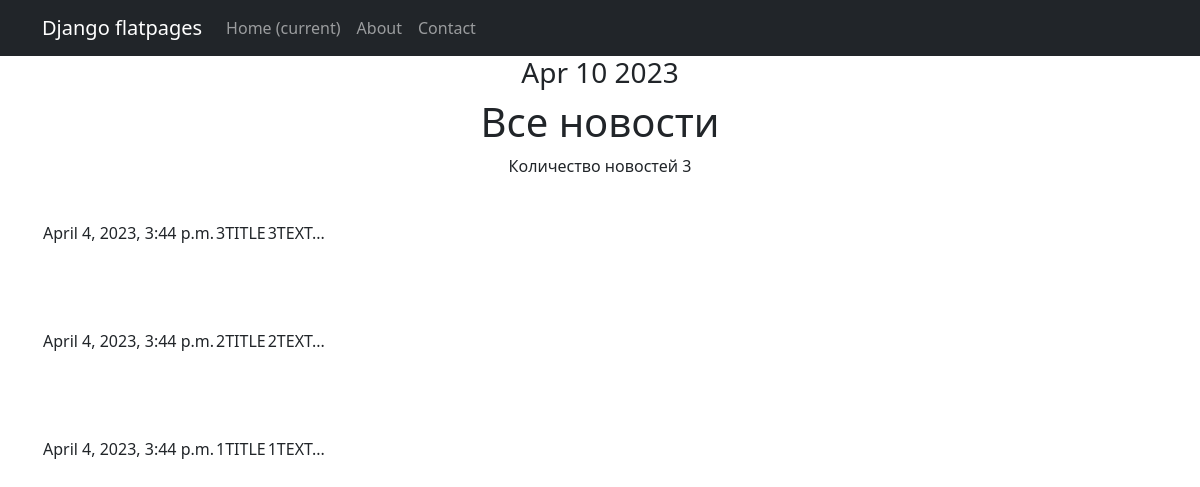
The page /news/ on the database as committed earlier.
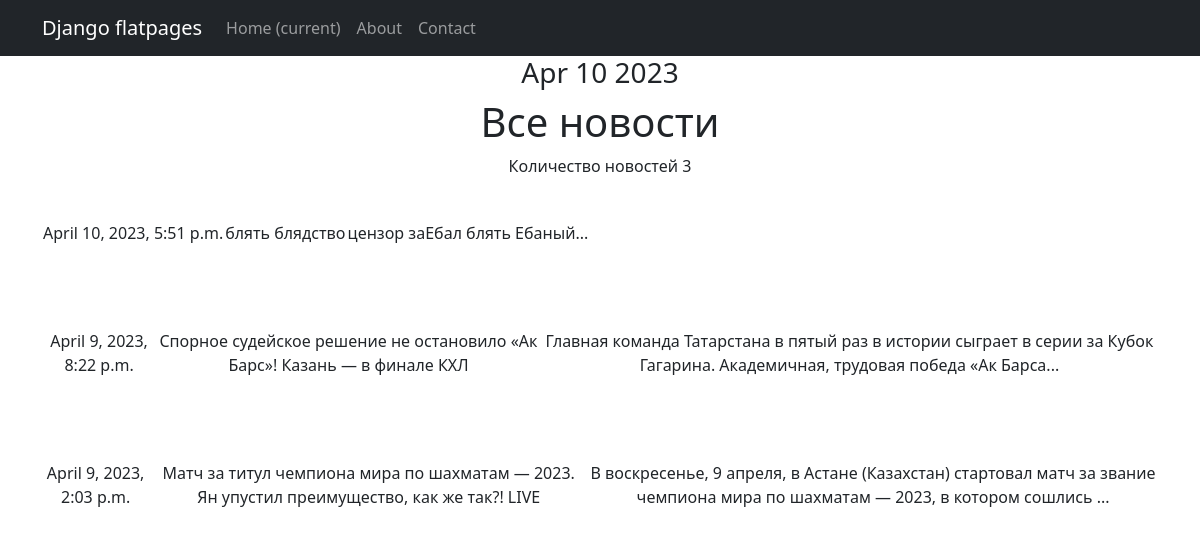
The same page on the database as committed later.
### newsapp/models.py (models this page shows, shortened)
class Post(models.Model):  # Статьи и новости, которые создают пользователи
	author = models.ForeignKey(Author, on_delete=models.CASCADE)
	ARTICLE = 'AR'
	NEWS = 'NE'
	CATEGORY = ((NEWS, 'Новость'), (ARTICLE, 'Статья'),)
	choice_category = models.CharField(max_length=2, choices=CATEGORY, default=NEWS)
	date_creation = models.DateTimeField(auto_now_add=True)
	post_category = models.ManyToManyField(Category, through='PostCategory')
	title = models.CharField(max_length=255)
	text = models.TextField()
	rating = models.SmallIntegerField(default=0)
	def preview(self):  # Возвращает начало статьи длиной 124 символа и добавляет многоточие в конце
		return self.text[0:123] + '...'

### newsapp/views.py (the view)
# urls.py: path('', PostList.as_view()),
class PostList(ListView):
	model = Post
	ordering = '-date_creation'
	template_name = 'posts.html'
	context_object_name = 'posts'
	def get_context_data(self, **kwargs):
		context = super().get_context_data(**kwargs)
		context['time_now'] = datetime.utcnow()
		context['next_sale'] = None
		return context

### newsapp/templatetags/custom_tags.py (called while the page is built)
@register.simple_tag()
def current_time(format_string='%b %d %Y'):
	return datetime.utcnow().strftime(format_string)

### templates/posts.html (shortened to what this page needs)
{% extends 'flatpages/default.html' %}
{% load censor %}
{% load custom_tags %}
{% block content %}
    <h3>{% current_time '%b %d %Y' %}</h3>
    {% if posts %}
        <h1>Все новости</h1>
        Количество новостей {{ posts|length }}
        {% for post in posts %}
            <p>&nbsp;</p>
            <table>
            <tbody>
            <tr>
            <td style="text-align: justify;"></td>
            <td style="text-align: justify;"></td>
            <td style="text-align: justify;"></td>
            </tr>
            <td>{{ post.date_creation }}</td>
            <td>{{ post.title }}</td>
            <td>{{ post.preview }}</td>
            </tbody>
            </table>
            <p>&nbsp;</p>
        {% endfor %}
    {% else %}
        <h1>Новостей нет</h1>
    {% endif %}
{% endblock content %}

### templates/flatpages/default.html (shortened to what this page needs)
<!DOCTYPE html>
<html lang="en">
    <head>
        {% load static %}
        <link href="{% static 'css/styles.css' %}" rel="stylesheet" />
    </head>
    <body>
        <nav class="navbar navbar-expand-lg navbar-dark bg-dark static-top">
   <div class="container">
       <a class="navbar-brand" href="#">Django flatpages</a>
       <div class="collapse navbar-collapse" id="navbarResponsive">
           <ul class="navbar-nav ml-auto">
               <li class="nav-item active">
                   <a class="nav-link" href="#">Home
                       <span class="sr-only">(current)</span>
                   </a>
               </li>
               <li class="nav-item">
                   <a class="nav-link" href="/about/">About</a>
               </li>
               <li class="nav-item">
                   <a class="nav-link" href="/contacts/">Contact</a>
               </li>
           </ul>
       </div>
   </div>
</nav>
        <div class="container">
   <div class="row">
       <div class="col-lg-12 text-center">
           {% block content %}{% endblock content %}
       </div>
   </div>
</div>
    </body>
</html>

Rows that differ between the two databases and show on the page:
removed Post: date_creation "April 4, 2023, 3:44 p.m.", title "3TITLE", preview "3TEXT..."
removed Post: date_creation "April 4, 2023, 3:44 p.m.", title "2TITLE", preview "2TEXT..."
removed Post: date_creation "April 4, 2023, 3:44 p.m.", title "1TITLE", preview "1TEXT..."
added Post: date_creation "April 10, 2023, 5:51 p.m.", title "блять блядство", preview "цензор заЕбал блять Ебаный..."
added Post: date_creation "April 9, 2023, 8:22 p.m.", title "Спорное судейское решение не остановило «Ак Барс»! Казань — в финале КХЛ", preview "Главная команда Татарстана в пятый раз в истории сыграет в серии за Кубок Гагарина. Академичная, трудовая победа «Ак Барса..."
added Post: date_creation "April 9, 2023, 2:03 p.m.", title "Матч за титул чемпиона мира по шахматам — 2023. Ян упустил преимущество, как же так?! LIVE", preview "В воскресенье, 9 апреля, в Астане (Казахстан) стартовал матч за звание чемпиона мира по шахматам — 2023, в котором сошлись ..."
